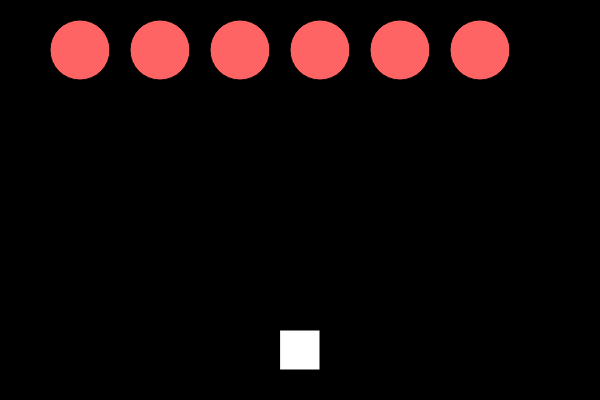
Frame 1 (no input)
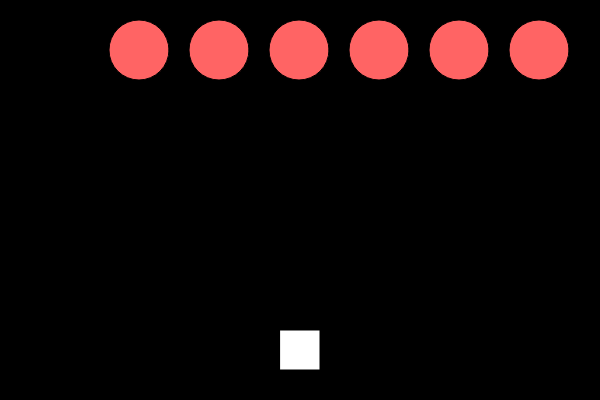
Frame 60 (no input)
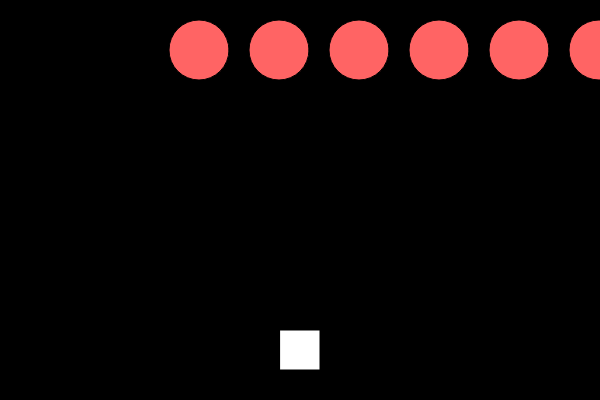
Frame 120 (the mouse pressed at the canvas centre since frame 60)

The p5.js sketch that drew these frames (run headless with seeded random() and noise() and a simulated clock; from frame 60 on, the mouse is pressed at the canvas centre):

// p5.js sketch
// ── sketch.js
let ship;
let flowers = [];
let drops = [];

function setup() {
    createCanvas(600, 400);
    ship = new Ship();
    
    for (let i = 0; i < 6; i++) {
        flowers[i] = new Flower(i*80+80, 50);
    }
}

function draw() {
    background(0);
    ship.show();
    ship.move();
    for (let i = drops.length - 1; i >= 0; i--) {
        drops[i].show();
        drops[i].move();
        for (let j = flowers.length - 1; j >= 0 ; j--) {
            if (drops[i].hits(flowers[j])) {
                flowers[j].grow();
                drops[i].disappear();
            }
            if (flowers[j].hits(ship)) {
                console.log('dead');
            }
            if (flowers[j].toDelete) {
                flowers.splice(j, 1);
            }
        }

        if (drops[i].toDelete) {
            drops.splice(i, 1);
        }
    }

    let edge = false;
    for (let i = 0; i < flowers.length; i++) {
        flowers[i].show();
        flowers[i].move();

        if (flowers[i].x > width || flowers[i].x < 0) {
            edge = true;
        }
    }
    if (edge) {
        for (let i = 0; i < flowers.length; i++) {
            flowers[i].shiftDown();
        }
    }
}

function keyReleased() {
    if(key != ' ') {
        ship.setDir(0);
    }
}

function keyPressed() {
    if (key === ' ') {
        let drop = new Drop(ship.x, height - 50);
        drops.push(drop);
    }
    if (keyCode === RIGHT_ARROW) {
        ship.setDir(1);
    } 
    if (keyCode === LEFT_ARROW) {
        ship.setDir(-1);
    }
}
// ── drop.js
function Drop(x,y) {
    this.x = x;
    this.y = y;
    this.r = 8;
    this.toDelete = false;

    this.show = function() {
        noStroke();
        fill(50, 100, 200);
        ellipse(this.x, this.y, this.r * 2, this.r * 2);
    }

    this.move = function(dir) {
        this.y -= 4;
    }

    this.hits = function(flower) {
        let d = dist(this.x, this.y, flower.x, flower.y);
        if (d < this.r + flower.r) {
            return true;
        }
        return false;
    }

    this.disappear = function() {
        this.toDelete = true;
    }
}
// ── flower.js
function Flower(x,y) {
    this.x = x;
    this.y = y;
    this.r = 30;
    this.xdir = 1;
    this.toDelete = false;

    this.grow = function() {
        this.r = this.r + 2;
        if (this.r == 40) {
            this.toDelete = true;
        }
    }

    this.show = function() {
        fill(255, 100, 100);
        ellipse(this.x, this.y, this.r * 2, this.r * 2);
    }

    this.move = function(dir) {
        this.x = this.x + this.xdir;
    }

    this.shiftDown = function() {
        this.xdir *= -1;
        this.y += this.r;
    }

    this.hits = function(ship) {
        let d = dist(this.x, this.y, ship.x, ship.y);
        if (d < this.r + ship.r) {
            return true;
        }
        return false;
    }
}
// ── ship.js
function Ship() {
    this.x = width / 2;
    this.xdir = 0;
    this.r = 20;

    this.show = function() {
        fill(255);
        rectMode(CENTER);
        rect(this.x, height - 50, this.r * 2, this.r * 2);
    }

    this.move = function(dir) {
        this.x += this.xdir * 5;
    }

    this.setDir = function(dir) {
        this.xdir = dir;
    }
}
